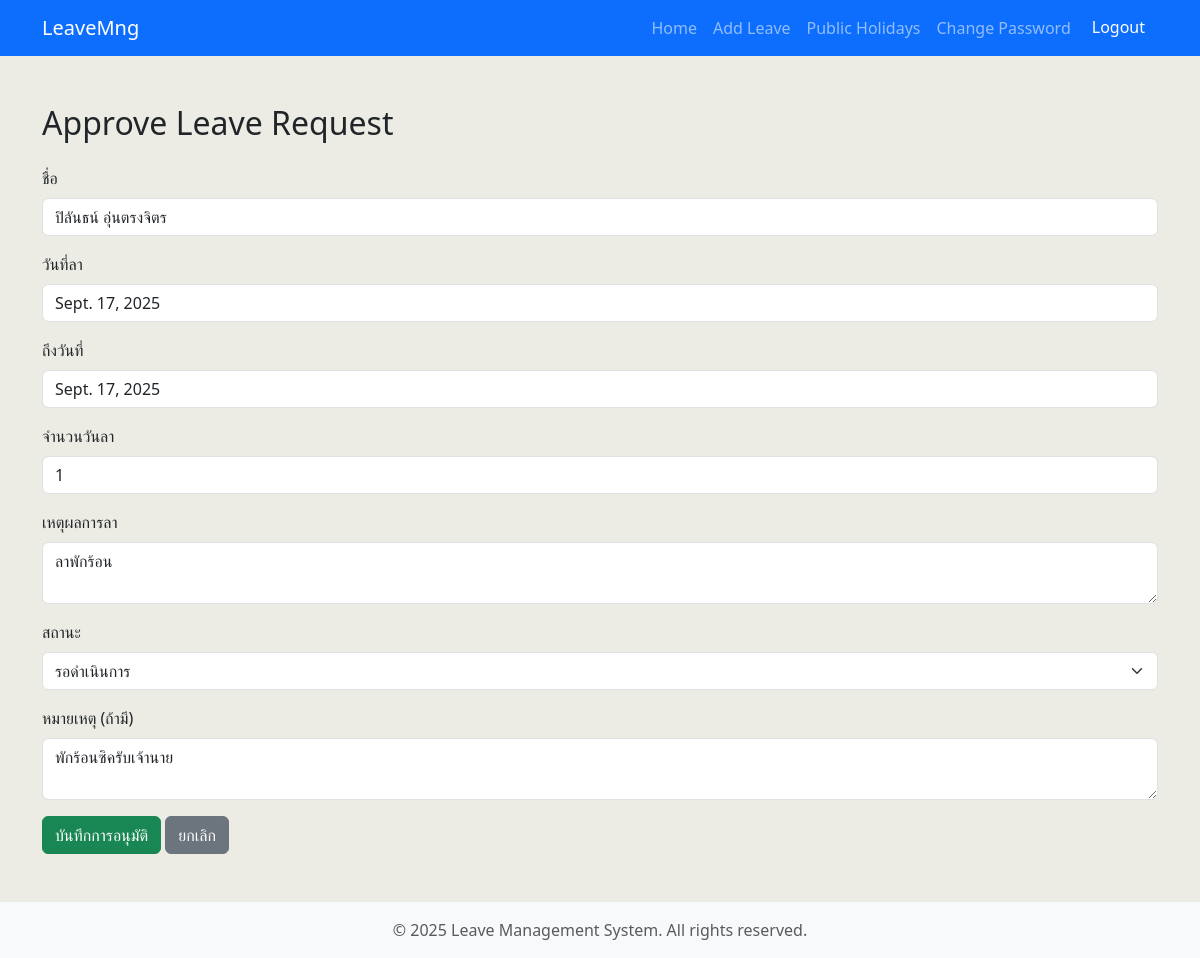
Page /approve_form/46/ (signed in) on the earlier database version.
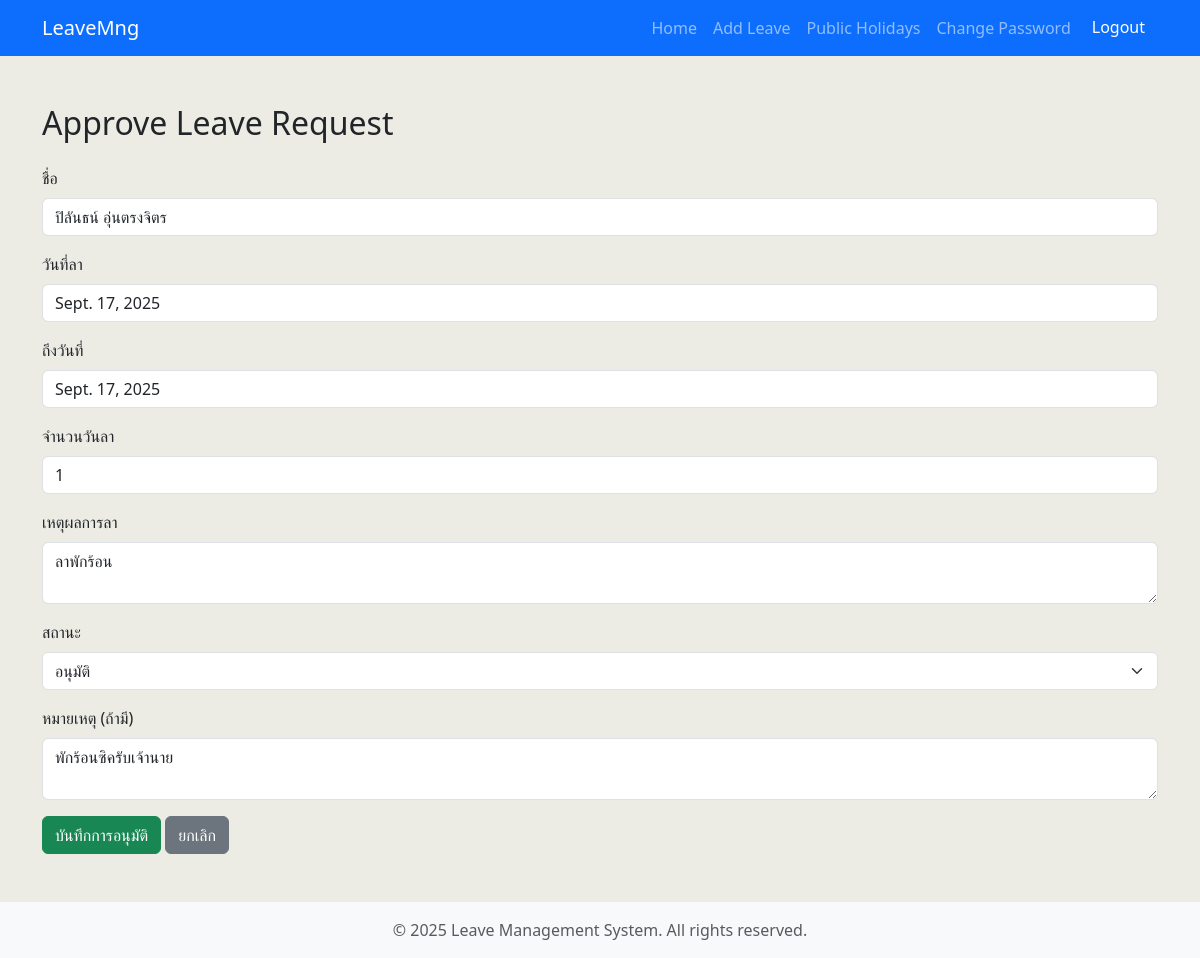
Same page on the later database version.
### leaveapp/models.py (models this page shows, shortened)
class Leave_Detail(models.Model):
    REASON_CHOICES = [
        ("ป่วย", "ป่วย"),
        ("กิจส่วนตัว", "กิจส่วนตัว"),
        ("ลาพักร้อน", "ลาพักร้อน"),
    ]
    STATUS_CHOICES = [
        ("รอดำเนินการ", "รอดำเนินการ"),
        ("อนุมัติ", "อนุมัติ"),
        ("ไม่อนุมัติ", "ไม่อนุมัติ"),
    ]
    name = models.CharField(max_length=150)
    submit_date = models.DateField(default=datetime.date.today)
    leave_date_from = models.DateField()
    leave_date_to = models.DateField()
    leave_days_count = models.IntegerField(default=0)
    reason = models.CharField(max_length=50, choices=REASON_CHOICES)
    document = models.FileField(upload_to="leave_documents/", blank=True, null=True)
    status = models.CharField(
        max_length=20, default="รอดำเนินการ", choices=STATUS_CHOICES
    )
    remarks = models.TextField(blank=True, null=True)

### leaveapp/views.py (the view, shortened to what this page needs)
# urls.py: path("approve_form/<int:leave_id>/", views.approve_form, name="approve_form"),
def approve_form(request, leave_id):
    leave = Leave_Detail.objects.get(id=leave_id)
    return render(request, "leaveapp/approve_form.html", {"leave": leave})

### templates/leaveapp/approve_form.html (shortened to what this page needs)
{% extends 'leaveapp/layout.html' %}
{% block content %}
<div class="container pt-5 pb-5">
    <h2 class="mb-4">Approve Leave Request</h2>
    <form method="post">
        <div class="mb-3">
            <label class="form-label">ชื่อ</label>
            <input type="text" class="form-control" value="{{ leave.name }}" readonly>
        </div>
        <div class="mb-3">
            <label class="form-label">วันที่ลา</label>
            <input type="text" class="form-control" value="{{ leave.leave_date_from }}" readonly>
        </div>
        <div class="mb-3">
            <label class="form-label">ถึงวันที่</label>
            <input type="text" class="form-control" value="{{ leave.leave_date_to }}" readonly>
        </div>
        <div class="mb-3">
            <label class="form-label">จำนวนวันลา</label>
            <input type="text" class="form-control" value="{{ leave.leave_days_count }}" readonly>
        </div>
        <div class="mb-3">
            <label class="form-label">เหตุผลการลา</label>
            <textarea class="form-control" rows="2" readonly>{{ leave.reason }}</textarea>
        </div>
        <div class="mb-3">
            <label class="form-label">สถานะ</label>
            <select name="status" class="form-select" required>
                <option value="รอดำเนินการ" {% if leave.status == "รอดำเนินการ" %}selected{% endif %}>รอดำเนินการ</option>
                <option value="อนุมัติ" {% if leave.status == "อนุมัติ" %}selected{% endif %}>อนุมัติ</option>
            </select>
        </div>
        <div class="mb-3">
            <label class="form-label">หมายเหตุ (ถ้ามี)</label>
            <textarea name="remarks" class="form-control" rows="2">{{ leave.remarks }}</textarea>
        </div>
        <button type="submit" class="btn btn-success">บันทึกการอนุมัติ</button>
        <a href="{% url 'approve_leave' %}" class="btn btn-secondary">ยกเลิก</a>
    </form>
</div>
{% endblock %}

Differences in the rows shown:
changed Leave_Detail "ปิลันธน์ อุ่นตรงจิตร": status "รอดำเนินการ" → "อนุมัติ"
